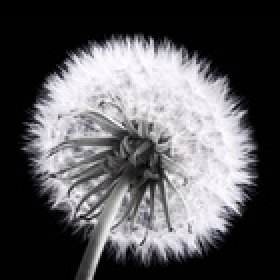
#> input picture dandelion.jpg, 140 x 140 px, shrunk from 600 x 600 before the run, given in place of Lab3_half100.png, which was not available (shown 2 times larger)
$ jupyter execute Lab2_Nevmerzhytskiy.ipynb
#> lines starting #> are read from the running program, lines starting #| are printed output that depends on the picture; pictures that were not available may be replaced by others from this repository, and a replacement may not be noted
[cell 1]
import cv2
import matplotlib.pyplot as plt
import numpy as np

img_half = cv2.imread("/content/Lab3_half100.png", cv2.IMREAD_GRAYSCALE)
#> img_half: shape (140, 140); min 0, max 255, mean 89.1
img_chess = cv2.imread("/content/Lab3_chess100.png", cv2.IMREAD_GRAYSCALE)
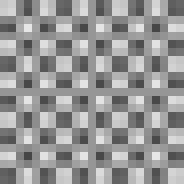
#> input picture Lab3_chess100.png, 23 x 23 px, shrunk from 100 x 100 before the run, found by its file name (shown 8 times larger)
#> img_chess is the input picture: shape (23, 23); min 70, max 230, mean 150

plt.figure(figsize=(20,10))
plt.subplot(121)
plt.imshow(img_half, cmap = 'gray');
plt.subplot(122)
hist_half = cv2.calcHist([img_half], [0], None, [256], [0, 256])
#> hist_half = 256 values, max 5808 at index 1, min 5 at index 255, mean 76.56
plt.plot(hist_half); plt.xlim([0, 255]); plt.grid(); plt.show();
#> after `plt.plot(hist_half)`:
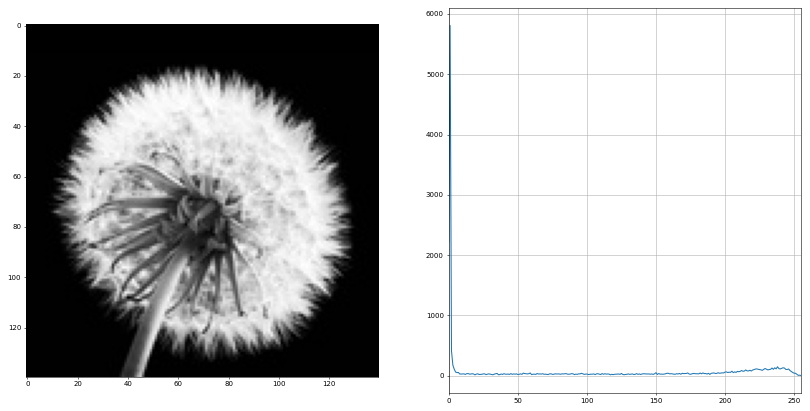
#> figure drawn by matplotlib, 2 panels; panel 2: curve peaks at x = 1, y = 5808

plt.figure(figsize=(20, 10))
plt.subplot(121)
plt.imshow(img_chess, cmap = 'gray');
plt.subplot(122)
hist_chest = cv2.calcHist([img_chess], [0], None, [256], [0, 256])
#> hist_chest = 256 values, max 45 at index 150, min 0 at index 0, mean 2.07
plt.plot(hist_chest); plt.xlim([0, 255]); plt.grid(); plt.show();
#> after `plt.plot(hist_chest)`:
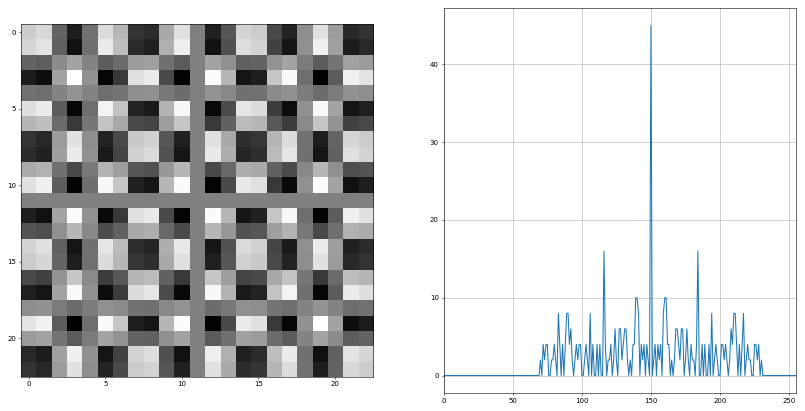
#> figure drawn by matplotlib, 2 panels; panel 2: curve peaks at x = 150, y = 45

plt.show();
